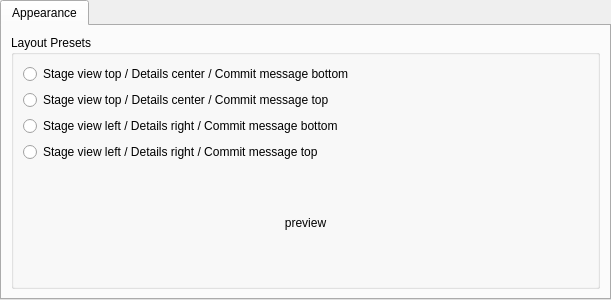
<?xml version="1.0" encoding="UTF-8"?>
<ui version="4.0">
 <class>IndexConfigPage</class>
 <widget class="QWidget" name="IndexConfigPage">
  <property name="geometry">
   <rect>
    <x>0</x>
    <y>0</y>
    <width>611</width>
    <height>300</height>
   </rect>
  </property>
  <property name="windowTitle">
   <string>Form</string>
  </property>
  <layout class="QGridLayout" name="gridLayout">
   <property name="margin">
    <number>0</number>
   </property>
   <item row="0" column="0">
    <widget class="QTabWidget" name="tabWidget">
     <property name="currentIndex">
      <number>0</number>
     </property>
     <widget class="QWidget" name="tabLayout">
      <attribute name="title">
       <string>Appearance</string>
      </attribute>
      <layout class="QGridLayout" name="gridLayout_3">
       <item row="0" column="0">
        <widget class="QGroupBox" name="groupBox_4">
         <property name="title">
          <string>Layout Presets</string>
         </property>
         <layout class="QGridLayout" name="gridLayout_2">
          <item row="0" column="0">
           <widget class="QRadioButton" name="chkLayoutCommitBottom">
            <property name="text">
             <string>Stage view top / Details center / Commit message bottom</string>
            </property>
           </widget>
          </item>
          <item row="1" column="0">
           <widget class="QRadioButton" name="chkLayoutCommitTop">
            <property name="text">
             <string>Stage view top / Details center / Commit message top</string>
            </property>
           </widget>
          </item>
          <item row="2" column="0">
           <widget class="QRadioButton" name="chkLayoutStageLeft">
            <property name="text">
             <string>Stage view left / Details right / Commit message bottom</string>
            </property>
           </widget>
          </item>
          <item row="3" column="0">
           <widget class="QRadioButton" name="chkLayoutStageLeftCommitTop">
            <property name="text">
             <string>Stage view left / Details right / Commit message top</string>
            </property>
           </widget>
          </item>
          <item row="4" column="0">
           <widget class="QLabel" name="label">
            <property name="text">
             <string>preview</string>
            </property>
            <property name="alignment">
             <set>Qt::AlignCenter</set>
            </property>
           </widget>
          </item>
         </layout>
        </widget>
       </item>
      </layout>
     </widget>
    </widget>
   </item>
  </layout>
 </widget>
 <resources/>
 <connections/>
</ui>
